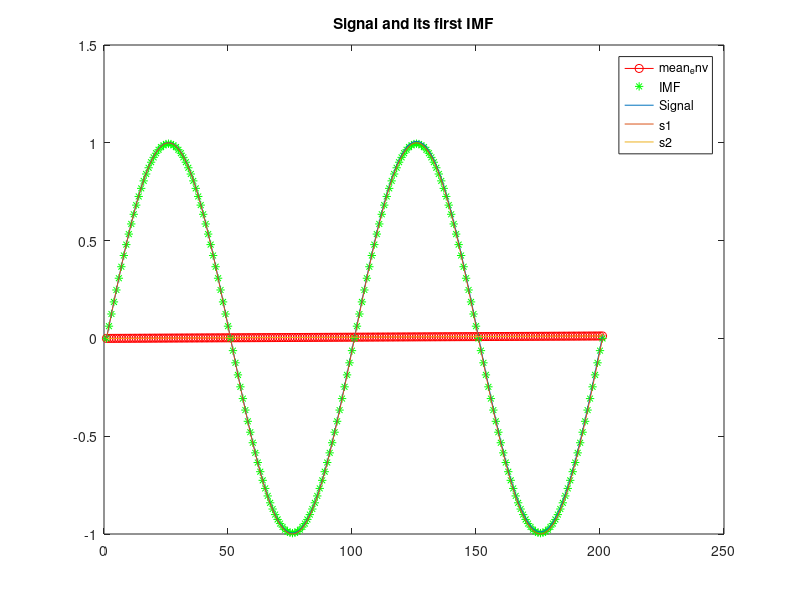

Write the MATLAB code that produced this figure.
m = 0;
deltax = 0.01;
deltat = 0.1;

% Need to determine the evolved time
% Need to determine the a value of step size a

T = 10.0;
X = 2.0;
x = linspace(0,X,X/deltax+1);
t = linspace(0,T,T/deltat);


N = 100;
omega = 2*pi;
A = 0.05;
F = 0.02;
sinu = @(a,b,omega,x) a*sin(b*omega*x);
s1 = @(x) sinu(1,1,omega,x);

s2 = @(x) sinu(A,F,omega,x);
s = @(x) s1(x) + s2(x);        
a = 1./(4*pi.^2);

imf = (1-exp(-a*omega.^2*T)).^N*s1(x) + ...
(1-exp(-a*F.^2*omega.^2*T)).^N*s2(x);


mean_env = exp(-a*omega.^2*T)*s1(x) + exp(-a*F.^2*omega.^2*T)*s2(x);
% Plot signal

figure;
plot(mean_env,'r-o');
hold on;
plot(imf,'g*');
hold on;
plot(s(x));
hold on;
plot(s1(x));
plot(s2(x));
title('Signal and its first IMF');
legend('mean_env','IMF','Signal','s1','s2');


% Theoritical critical value
% epsilon = exp(-T);
% delta = 0.01;

% delta = logspace(-4,-1,100);
% ct = sqrt( log((1-delta.^(1./N)*(1-epsilon))) / log(epsilon));
% figure;
% plot(delta,ct,'bo-');
% xlabel('Delta-the tolerance ratio');
% ylabel('Critical value');


% Performance measure 1
% pm = norm(imf - s1(x)) ./ norm(s2(x))

% Performance measure 2
pm = norm(imf - s1(x)) ./ norm(s2(x))


% Permance measure 3
% pm = norm(imf.*s1(x)) ./ norm(s1(x).^2)